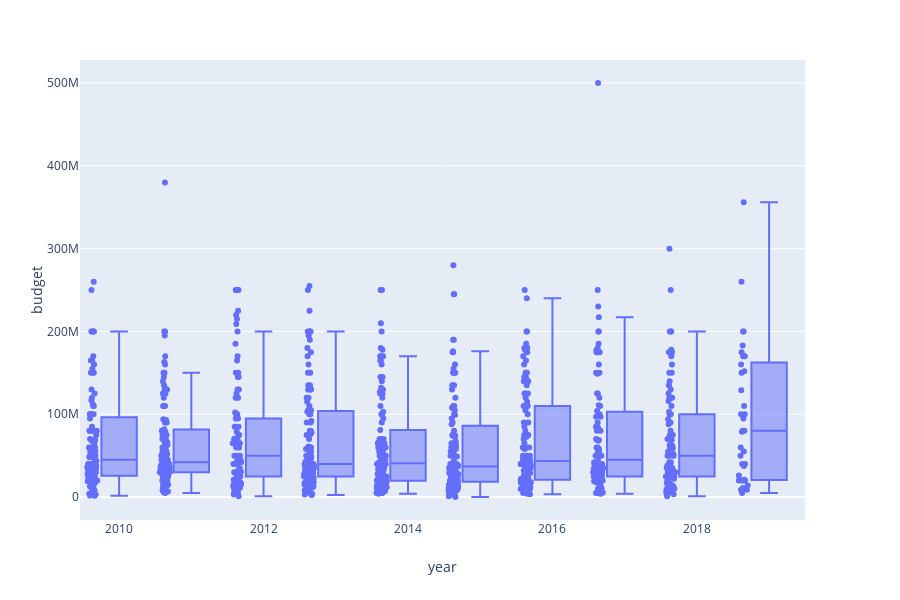

The notebook cell saved with this chart:
### Code cell
fig = px.box(highest_revenue[highest_revenue['budget']>0], x='year', y='budget',
             hover_data=['title'], points='all')
fig.show()

### Figure 1 — Plotly figure (JSON) as saved in the notebook; plotly's stock layout.template omitted (floating-point values rounded to 4 significant figures; data arrays with more than 128 entries replaced by an {"elided": "..."} marker saying what was removed)
{"data": [{"alignmentgroup": "True", "boxpoints": "all", "customdata": {"elided": "977x1 str values"}, "hoverlabel": {"namelength": 0}, "hovertemplate": "year=%{x}<br>budget=%{y}<br>title=%{customdata[0]}", "legendgroup": "", "marker": {"color": "#636efa"}, "name": "", "notched": false, "offsetgroup": "", "orientation": "v", "showlegend": false, "type": "box", "x": {"elided": "977 int values"}, "x0": " ", "xaxis": "x", "y": {"elided": "977 int values"}, "y0": " ", "yaxis": "y"}], "layout": {"boxmode": "group", "height": 600, "legend": {"tracegroupgap": 0}, "margin": {"t": 60}, "xaxis": {"anchor": "y", "domain": [0, 0.98], "title": {"text": "year"}}, "yaxis": {"anchor": "x", "domain": [0, 1], "title": {"text": "budget"}}}}
